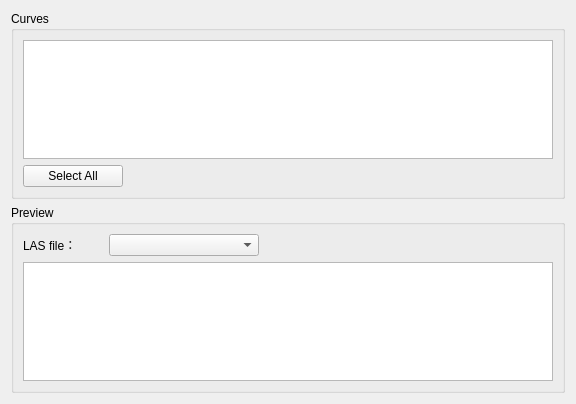
<?xml version="1.0" encoding="UTF-8"?>
<ui version="4.0">
 <class>PageLASCurves</class>
 <widget class="QWidget" name="PageLASCurves">
  <property name="geometry">
   <rect>
    <x>0</x>
    <y>0</y>
    <width>576</width>
    <height>404</height>
   </rect>
  </property>
  <property name="windowTitle">
   <string>Form</string>
  </property>
  <layout class="QGridLayout" name="gridLayout_3">
   <item row="0" column="0">
    <widget class="QGroupBox" name="groupBox">
     <property name="title">
      <string>Curves</string>
     </property>
     <layout class="QGridLayout" name="gridLayout">
      <item row="0" column="0">
       <widget class="QTableWidget" name="tableWidget"/>
      </item>
      <item row="1" column="0">
       <widget class="QPushButton" name="pushButton">
        <property name="maximumSize">
         <size>
          <width>100</width>
          <height>16777215</height>
         </size>
        </property>
        <property name="text">
         <string>Select All</string>
        </property>
       </widget>
      </item>
     </layout>
    </widget>
   </item>
   <item row="1" column="0">
    <widget class="QGroupBox" name="groupBox_2">
     <property name="title">
      <string>Preview</string>
     </property>
     <layout class="QGridLayout" name="gridLayout_2">
      <item row="1" column="0" colspan="3">
       <widget class="QTextEdit" name="textEdit"/>
      </item>
      <item row="0" column="0">
       <widget class="QLabel" name="label">
        <property name="maximumSize">
         <size>
          <width>80</width>
          <height>16777215</height>
         </size>
        </property>
        <property name="text">
         <string>LAS file：</string>
        </property>
       </widget>
      </item>
      <item row="0" column="1">
       <widget class="QComboBox" name="comboBox">
        <property name="maximumSize">
         <size>
          <width>150</width>
          <height>16777215</height>
         </size>
        </property>
       </widget>
      </item>
     </layout>
    </widget>
   </item>
  </layout>
 </widget>
 <resources/>
 <connections/>
</ui>
